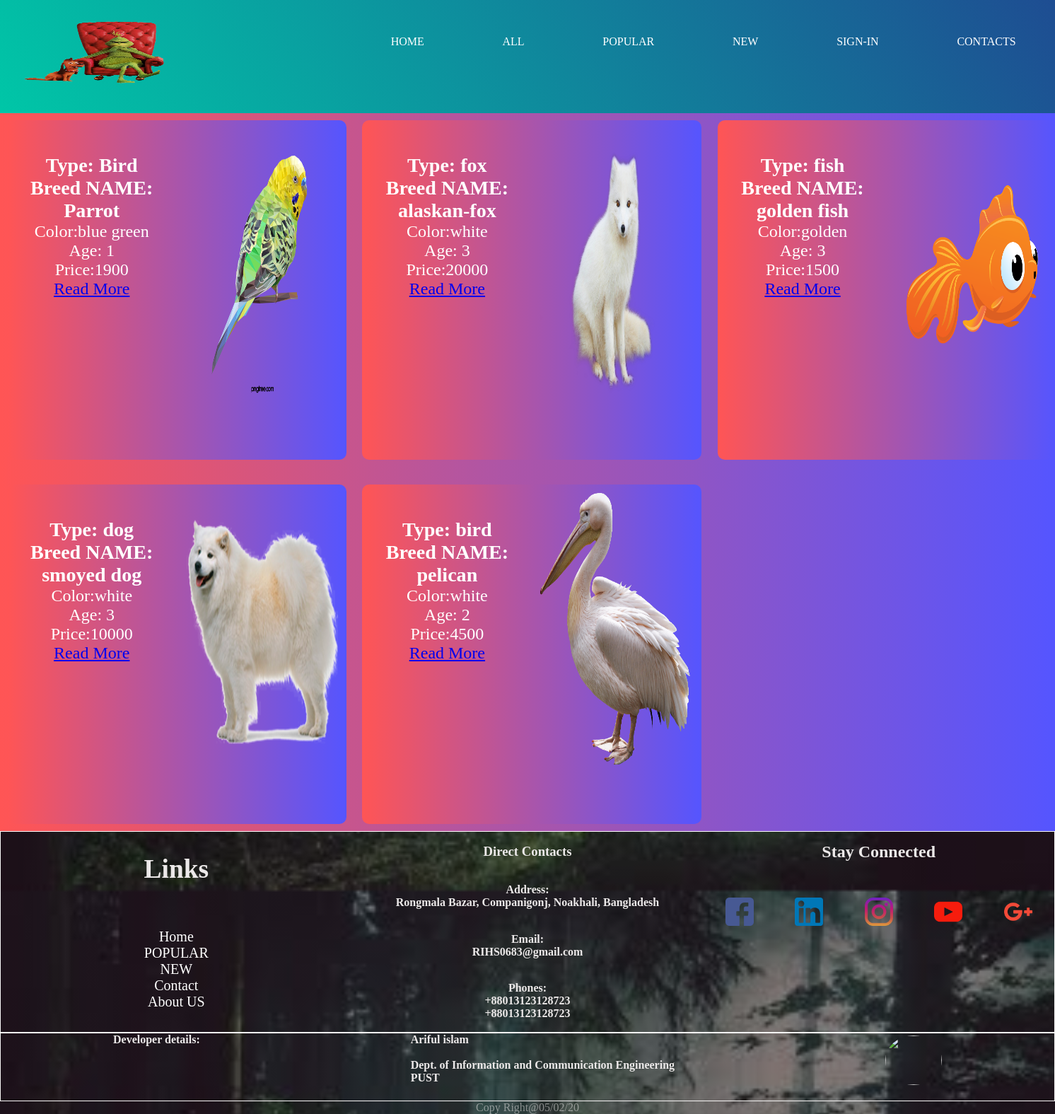
Page /new.php on the committed database.
### tables this page shows
CREATE TABLE `details` (
  `id` int(11) NOT NULL,
  `type` varchar(100) NOT NULL,
  `name` varchar(100) NOT NULL,
  `color` varchar(100) NOT NULL,
  `price` int(11) NOT NULL,
  `age` int(11) NOT NULL,
  `picture` varchar(200) NOT NULL,
  `New` int(11) NOT NULL DEFAULT '1'
);

### new.php (the view, shortened to what this page needs)
<?php
    include("header.php");
    require('db.php');
	$query = 'SELECT * FROM `details` WHERE new='.'1';
	$result = mysqli_query($conn, $query);
	$details = mysqli_fetch_all($result, MYSQLI_ASSOC);
?>
<!DOCTYPE html>
	<html>
		<head>
            <link rel="stylesheet" href="css/all.css">
		</head>
	<body>
        <section>
            <?php foreach($details as $detail) : ?>
            <div class="card">
                <div class="box-1">
                    <h3>Type: <?php echo $detail['type']; ?></h3>
                    <h3>Breed NAME: <?php echo $detail['name']; ?></h3>
                    <p>Color:<?php echo $detail['color']; ?> <br>
                    Age: <?php echo $detail['age']; ?></p>
                    <p>Price:<?php echo $detail['price']; ?></p>
                    <a href=
				"singlepet.php?id=<?php echo $detail['id']; ?>">
				Read More</a>
                </div>
                <div class="box-2">
                    <img class="all" src="<?php echo $detail['picture']; ?>">
                </div>
            </div>
            <?php endforeach; ?>
        </section>
    </body>
</html>
<?php
include("footer.php");
?>

### css/header.css (style rules this page uses)
* { margin: 0px; padding: 0%; box-sizing: border-box; }

### css/all.css (style rules this page uses)
* { margin: 0%; padding: 0%; box-sizing: border-box; }
section { height: auto; width: 100%; background-image: linear-gradient( 90.1deg, rgba(255,85,85,1) 0.1%, rgba(85,85,255,1) 100% ); color: rgb(100, 131, 231); display:grid; grid-template-columns:1fr 1fr 1fr; grid-gap:1em; justify-content: space-around; }
.card { height: 60vh; width: 60vh; background-image: linear-gradient( 90.1deg, rgba(255,85,85,1) 0.1%, rgba(85,85,255,1) 100% ); display: flex; flex-direction: row; justify-content: space-around; border-radius: 10px; margin: 2%; }
.card div { flex: 1; }
.box-1 { text-align: center; color: white; font-size: 150%; display: flex; flex-direction: column; margin-top: 10%; }
.all { height: 80%; width: 90%; margin: 5%; }

### css/footer.css (style rules this page uses)
* { margin: 0px; padding: 0px; }

### rows in the picture
details: type "Bird", name "Parrot", color "blue green", age "1", price "1900", picture (picture)
details: type "fox", name "alaskan-fox", color "white", age "3", price "20000", picture (picture)
details: type "fish", name "golden fish", color "golden", age "3", price "1500", picture (picture)
details: type "dog", name "smoyed dog", color "white", age "3", price "10000", picture (picture)
details: type "bird", name "pelican", color "white", age "2", price "4500", picture (picture)
